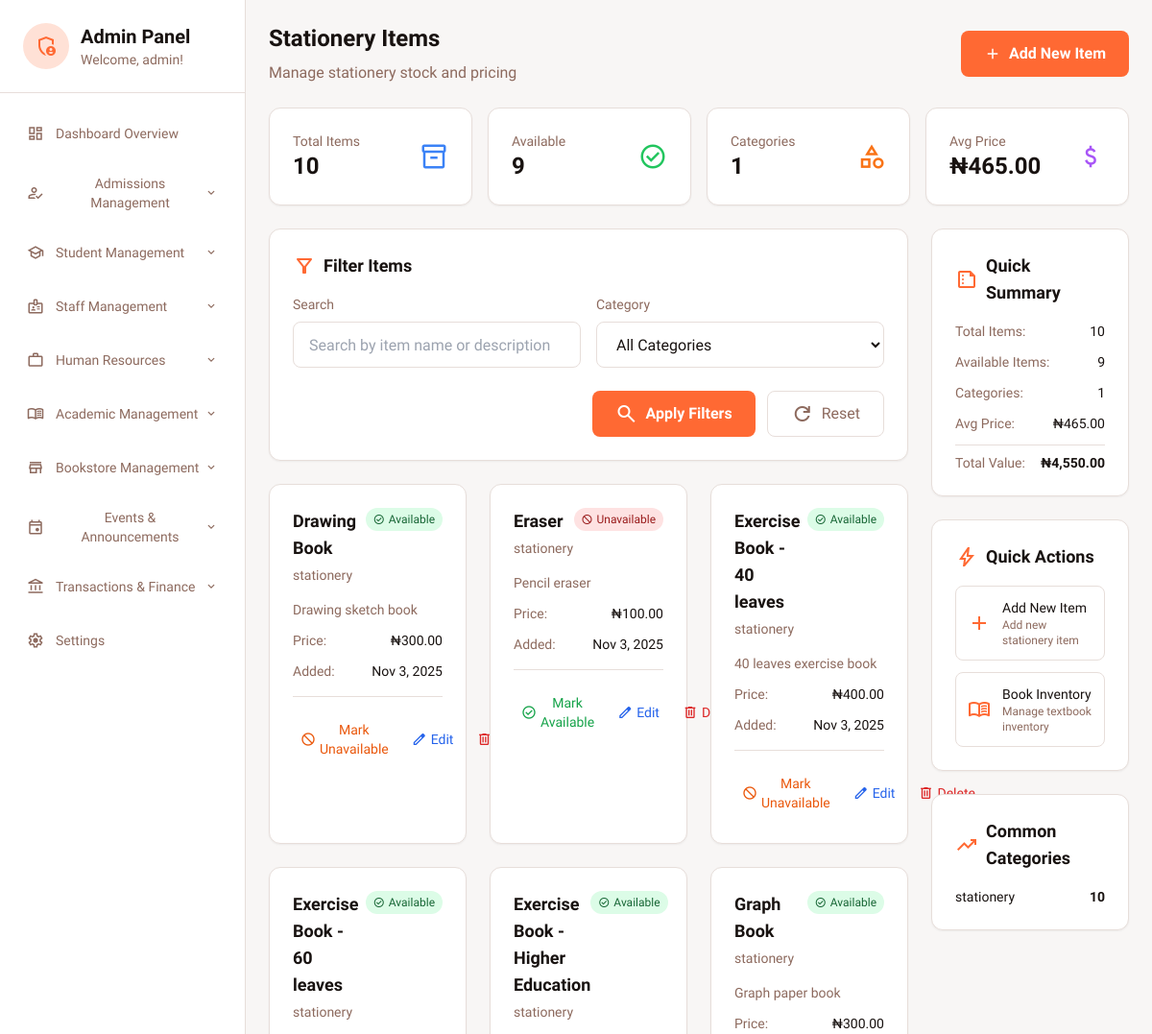
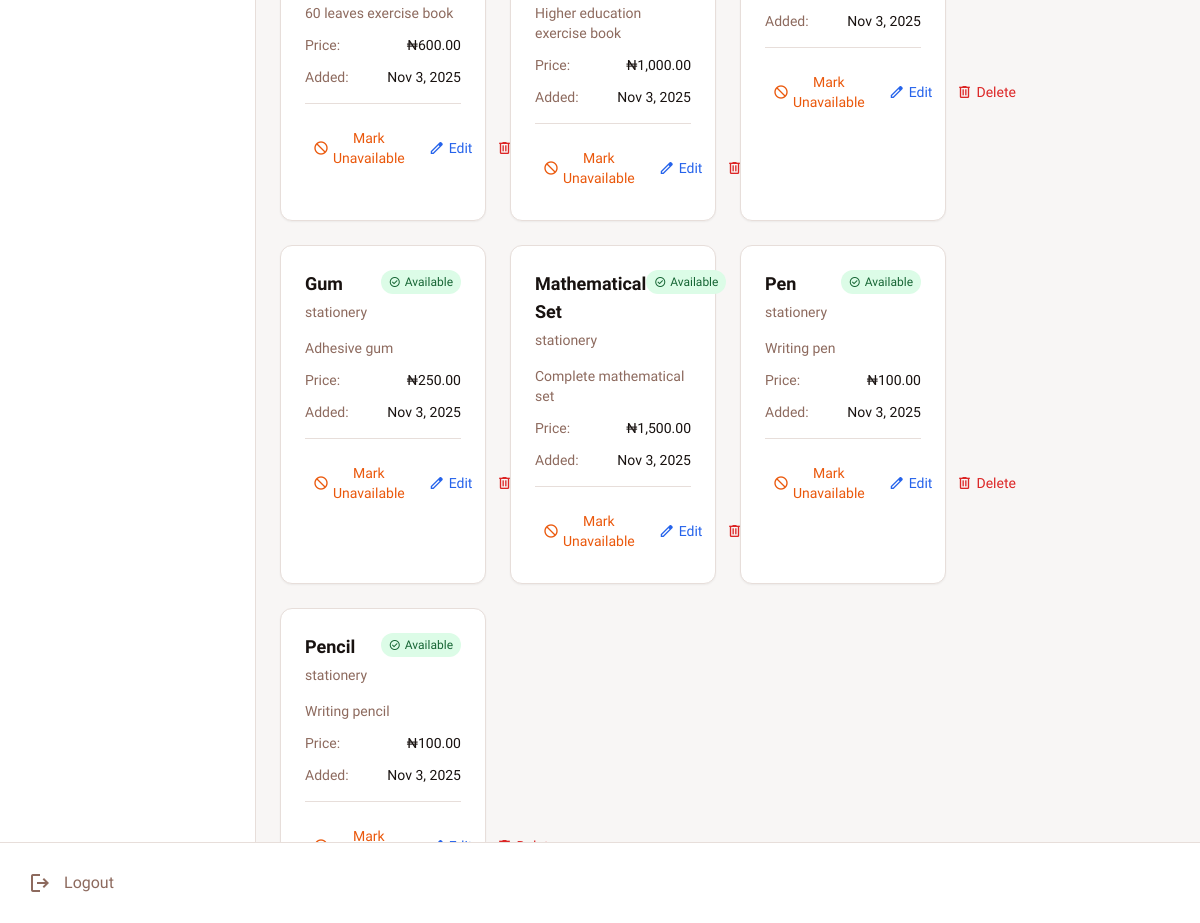
Screenshot of /admin_dashboard.php?page=stationery (signed in) with the database file from the repository (2 pictures, top to bottom).
### tables this page shows
CREATE TABLE `stationery_items` (
  `id` int(11) NOT NULL,
  `item_name` varchar(100) NOT NULL,
  `description` text DEFAULT NULL,
  `price` decimal(10,2) NOT NULL,
  `category` varchar(50) DEFAULT 'stationery',
  `stock_quantity` int(11) DEFAULT 0,
  `min_stock_level` int(11) DEFAULT 10,
  `is_available` tinyint(1) DEFAULT 1,
  `created_at` timestamp NOT NULL DEFAULT current_timestamp()
);

### stationery_content.php (the view, shortened to what this page needs)
<?php
$db = getDBConnection();
$search = isset($_GET['search']) ? sanitize($_GET['search']) : '';
$category_filter = isset($_GET['category']) ? $_GET['category'] : '';
$query = "SELECT * FROM stationery_items WHERE 1=1";
$params = [];
$query .= " ORDER BY category, item_name";
$stmt = $db->prepare($query);
$stmt->execute($params);
$stationery_items = $stmt->fetchAll();
$categories = $db->query("SELECT DISTINCT category FROM stationery_items WHERE category IS NOT NULL ORDER BY category")->fetchAll(PDO::FETCH_COLUMN);
$total_items = count($stationery_items);
$available_items = $db->query("SELECT COUNT(*) FROM stationery_items WHERE is_available = 1")->fetchColumn();
$total_categories = count($categories);
$average_price = $db->query("SELECT AVG(price) FROM stationery_items")->fetchColumn();
$total_value = $db->query("SELECT SUM(price) FROM stationery_items WHERE is_available = 1")->fetchColumn();
?>
<div class="mb-6">
    <div class="flex flex-col lg:flex-row lg:items-center lg:justify-between">
        <div>
            <h1 class="text-2xl font-bold text-[#181210] mb-2">Stationery Items</h1>
            <p class="text-[#8d6a5e]">Manage stationery stock and pricing</p>
        </div>
        <div class="mt-4 lg:mt-0">
            <button onclick="openAddStationeryModal()"
                    class="inline-flex items-center h-12 px-6 rounded-lg bg-[#ff6933] text-white font-bold hover:bg-[#ff6933]/90 transition-colors">
                <span class="material-symbols-outlined mr-2 text-lg">add</span>
                Add New Item
            </button>
        </div>
    </div>
</div>
<section class="grid grid-cols-1 md:grid-cols-2 lg:grid-cols-4 gap-4 mb-6">
    <div class="bg-white rounded-xl p-4 lg:p-6 shadow-sm border border-[#e7deda]">
        <div class="flex items-center justify-between">
            <div>
                <p class="text-sm text-[#8d6a5e]">Total Items</p>
                <p class="text-xl lg:text-2xl font-bold text-[#181210]"><?php echo $total_items; ?></p>
            </div>
            <span class="material-symbols-outlined text-2xl lg:text-3xl text-blue-500">inventory_2</span>
        </div>
    </div>
    <div class="bg-white rounded-xl p-4 lg:p-6 shadow-sm border border-[#e7deda]">
        <div class="flex items-center justify-between">
            <div>
                <p class="text-sm text-[#8d6a5e]">Available</p>
                <p class="text-xl lg:text-2xl font-bold text-[#181210]"><?php echo $available_items; ?></p>
            </div>
            <span class="material-symbols-outlined text-2xl lg:text-3xl text-green-500">check_circle</span>
        </div>
    </div>
    <div class="bg-white rounded-xl p-4 lg:p-6 shadow-sm border border-[#e7deda]">
        <div class="flex items-center justify-between">
            <div>
                <p class="text-sm text-[#8d6a5e]">Categories</p>
                <p class="text-xl lg:text-2xl font-bold text-[#181210]"><?php echo $total_categories; ?></p>
            </div>
            <span class="material-symbols-outlined text-2xl lg:text-3xl text-orange-500">category</span>
        </div>
    </div>
    <div class="bg-white rounded-xl p-4 lg:p-6 shadow-sm border border-[#e7deda]">
        <div class="flex items-center justify-between">
            <div>
                <p class="text-sm text-[#8d6a5e]">Avg Price</p>
                <p class="text-xl lg:text-2xl font-bold text-[#181210]">₦<?php echo number_format($average_price, 2); ?></p>
            </div>
            <span class="material-symbols-outlined text-2xl lg:text-3xl text-purple-500">attach_money</span>
        </div>
    </div>
</section>
<div class="grid grid-cols-1 lg:grid-cols-4 gap-6">
    <div class="lg:col-span-3">
        <section class="bg-white rounded-xl p-6 shadow-sm border border-[#e7deda] mb-6">
            <h3 class="text-lg font-bold text-[#181210] mb-4 flex items-center">
                <span class="material-symbols-outlined mr-2 text-[#ff6933]">filter_alt</span>
                Filter Items
            </h3>
            <form method="GET" class="grid grid-cols-1 md:grid-cols-4 gap-4">
                <div class="md:col-span-2">
                    <label class="block text-sm font-medium text-[#8d6a5e] mb-2">Search</label>
                    <input type="text" name="search" value="<?php echo htmlspecialchars($search); ?>"
                           class="w-full h-12 px-4 border border-[#e7deda] rounded-lg bg-white text-[#181210] focus:outline-none focus:border-[#ff6933]"
                           placeholder="Search by item name or description">
                </div>
                <div class="md:col-span-2">
                    <label class="block text-sm font-medium text-[#8d6a5e] mb-2">Category</label>
                    <select name="category" class="w-full h-12 px-4 border border-[#e7deda] rounded-lg bg-white text-[#181210] focus:outline-none focus:border-[#ff6933]">
                        <option value="all" <?php echo $category_filter === 'all' || empty($category_filter) ? 'selected' : ''; ?>>All Categories</option>
                    </select>
                </div>
                <div class="md:col-span-4 flex gap-3 justify-end pt-2">
                    <button type="submit"
                            class="h-12 px-6 rounded-lg bg-[#ff6933] text-white font-bold hover:bg-[#ff6933]/90 transition-colors flex items-center">
                        <span class="material-symbols-outlined mr-2">search</span>
                        Apply Filters
                    </button>
                    <a href="?page=stationery"
                       class="h-12 px-6 rounded-lg border border-[#e7deda] text-[#8d6a5e] hover:bg-[#f8f6f5] transition-colors flex items-center">
                        <span class="material-symbols-outlined mr-2">refresh</span>
                        Reset
                    </a>
                </div>
            </form>
        </section>
        <section>
            <?php if (empty($stationery_items)): ?>
                <div class="bg-white rounded-xl p-8 text-center shadow-sm border border-[#e7deda]">
                    <span class="material-symbols-outlined text-6xl text-[#8d6a5e] mb-4">inventory_2</span>
                    <h3 class="text-xl font-bold text-[#181210] mb-2">No Stationery Items Found</h3>
                    <p class="text-[#8d6a5e] mb-6"><?php echo !empty($search) || !empty($category_filter) ? 'Try adjusting your filters' : 'Get started by adding your first stationery item'; ?></p>
                    <?php if (empty($search) && empty($category_filter)): ?>
                        <button onclick="openAddStationeryModal()"
                                class="inline-flex items-center h-12 px-6 rounded-lg bg-[#ff6933] text-white font-bold hover:bg-[#ff6933]/90 transition-colors">
                            <span class="material-symbols-outlined mr-2">add</span>
                            Add First Item
                        </button>
                    <?php endif; ?>
                </div>
            <?php else: ?>
                <div class="grid grid-cols-1 md:grid-cols-2 lg:grid-cols-3 gap-6">
                    <?php foreach ($stationery_items as $item): ?>
                    <div class="bg-white rounded-xl p-6 shadow-sm border border-[#e7deda] hover:shadow-md transition-shadow">
                        <div class="flex justify-between items-start mb-4">
                            <div class="flex-1">
                                <h3 class="text-lg font-bold text-[#181210] mb-1"><?php echo htmlspecialchars($item['item_name']); ?></h3>
                                <p class="text-sm text-[#8d6a5e]"><?php echo htmlspecialchars($item['category'] ?: 'General'); ?></p>
                            </div>
                            <span class="inline-flex items-center px-2 py-1 rounded-full text-xs font-medium
                                <?php echo $item['is_available'] ? 'bg-green-100 text-green-800' : 'bg-red-100 text-red-800'; ?>">
                                <span class="material-symbols-outlined text-xs mr-1">
                                </span>
                                <?php echo $item['is_available'] ? 'Available' : 'Unavailable'; ?>
                            </span>
                        </div>
                        <div class="space-y-3 text-sm text-[#8d6a5e] mb-4">
                            <?php if ($item['description']): ?>
                            <div>
                                <p class="text-sm text-[#8d6a5e]"><?php echo htmlspecialchars($item['description']); ?></p>
                            </div>
                            <?php endif; ?>
                            <div class="flex justify-between">
                                <span>Price:</span>
                                <span class="font-medium text-[#181210]">₦<?php echo number_format($item['price'], 2); ?></span>
                            </div>
                            <div class="flex justify-between">
                                <span>Added:</span>
                                <span class="font-medium text-[#181210]"><?php echo date('M j, Y', strtotime($item['created_at'])); ?></span>
                            </div>
                        </div>
                        <div class="flex justify-between gap-2 border-t border-[#e7deda] pt-4">
                            <form method="POST" class="flex-1">
                                <button type="submit" name="toggle_availability"
                                        class="w-full flex items-center justify-center p-2 text-sm
                                            <?php echo $item['is_available'] ? 'text-orange-600 hover:bg-orange-50' : 'text-green-600 hover:bg-green-50'; ?>
                                            rounded-lg transition-colors">
                                    <span class="material-symbols-outlined text-base mr-1">
                                    </span>
                                    <?php echo $item['is_available'] ? 'Mark Unavailable' : 'Mark Available'; ?>
                                </button>
                            </form>
                            <button onclick="editStationery(<?php echo $item['id']; ?>)"
                                    class="flex-1 flex items-center justify-center p-2 text-sm text-blue-600 hover:bg-blue-50 rounded-lg transition-colors">
                                <span class="material-symbols-outlined text-base mr-1">edit</span>
                                Edit
                            </button>
                            <button onclick="confirmDelete(<?php echo $item['id']; ?>, '<?php echo htmlspecialchars($item['item_name']); ?>')"
                                    class="flex-1 flex items-center justify-center p-2 text-sm text-red-600 hover:bg-red-50 rounded-lg transition-colors">
                                <span class="material-symbols-outlined text-base mr-1">delete</span>
                                Delete
                            </button>
                        </div>
                    </div>
                    <?php endforeach; ?>
                </div>
            <?php endif; ?>
        </section>
    </div>
    <div class="space-y-6">
        <div class="bg-white rounded-xl p-6 shadow-sm border border-[#e7deda]">
            <h3 class="text-lg font-bold text-[#181210] mb-4 flex items-center">
                <span class="material-symbols-outlined mr-2 text-[#ff6933]">summarize</span>
                Quick Summary
            </h3>
            <div class="space-y-3 text-sm">
                <div class="flex justify-between">
                    <span class="text-[#8d6a5e]">Total Items:</span>
                    <span class="font-medium text-[#181210]"><?php echo $total_items; ?></span>
                </div>
                <div class="flex justify-between">
                    <span class="text-[#8d6a5e]">Available Items:</span>
                    <span class="font-medium text-[#181210]"><?php echo $available_items; ?></span>
                </div>
                <div class="flex justify-between">
                    <span class="text-[#8d6a5e]">Categories:</span>
                    <span class="font-medium text-[#181210]"><?php echo $total_categories; ?></span>
                </div>
                <div class="flex justify-between">
                    <span class="text-[#8d6a5e]">Avg Price:</span>
                    <span class="font-medium text-[#181210]">₦<?php echo number_format($average_price, 2); ?></span>
                </div>
                <div class="flex justify-between border-t border-[#e7deda] pt-2">
                    <span class="text-[#8d6a5e] font-medium">Total Value:</span>
                    <span class="font-bold text-[#181210]">₦<?php echo number_format($total_value, 2); ?></span>
                </div>
            </div>
        </div>
        <div class="bg-white rounded-xl p-6 shadow-sm border border-[#e7deda]">
            <h3 class="text-lg font-bold text-[#181210] mb-4 flex items-center">
                <span class="material-symbols-outlined mr-2 text-[#ff6933]">bolt</span>
                Quick Actions
            </h3>
            <div class="space-y-3">
                <button onclick="openAddStationeryModal()"
                       class="w-full flex items-center p-3 border border-[#e7deda] rounded-lg hover:border-[#ff6933] hover:bg-[#ff6933]/5 transition-colors text-left">
                    <span class="material-symbols-outlined mr-3 text-[#ff6933]">add</span>
                    <div>
                        <p class="text-sm font-medium text-[#181210]">Add New Item</p>
                        <p class="text-xs text-[#8d6a5e]">Add new stationery item</p>
                    </div>
                </button>
                <a href="?page=inventory"
                   class="flex items-center p-3 border border-[#e7deda] rounded-lg hover:border-[#ff6933] hover:bg-[#ff6933]/5 transition-colors">
                    <span class="material-symbols-outlined mr-3 text-[#ff6933]">menu_book</span>
                    <div>
                        <p class="text-sm font-medium text-[#181210]">Book Inventory</p>
                        <p class="text-xs text-[#8d6a5e]">Manage textbook inventory</p>
                    </div>
                </a>
            </div>
        </div>
        <div class="bg-white rounded-xl p-6 shadow-sm border border-[#e7deda]">
            <h3 class="text-lg font-bold text-[#181210] mb-4 flex items-center">
                <span class="material-symbols-outlined mr-2 text-[#ff6933]">trending_up</span>
                Common Categories
            </h3>
            <div class="space-y-3">
                <?php
                $category_counts = $db->query("SELECT category, COUNT(*) as count FROM stationery_items GROUP BY category ORDER BY count DESC LIMIT 5")->fetchAll();
                foreach ($category_counts as $category): ?>
                <div class="flex justify-between items-center">
                    <div class="flex-1">
                        <p class="text-sm font-medium text-[#181210]"><?php echo htmlspecialchars($category['category'] ?: 'General'); ?></p>
                    </div>
                    <div class="text-right">
                        <p class="text-sm font-bold text-[#181210]"><?php echo $category['count']; ?></p>
                    </div>
                </div>
                <?php endforeach; ?>
            </div>
        </div>
    </div>
</div>

### admin_dashboard.php (style rules this page uses)
body { font-family: 'Lexend', sans-serif; background-color: #f8f6f5; }

### rows the page displays
stationery_items: item_name "Drawing Book", category "stationery", is_available "Available", description "Drawing sketch book", price "300.00", created_at "Nov 3, 2025"
stationery_items: item_name "Eraser", category "stationery", is_available "Unavailable", description "Pencil eraser", price "100.00", created_at "Nov 3, 2025"
stationery_items: item_name "Exercise Book - 40 leaves", category "stationery", is_available "Available", description "40 leaves exercise book", price "400.00", created_at "Nov 3, 2025"
stationery_items: item_name "Exercise Book - 60 leaves", category "stationery", is_available "Available", description "60 leaves exercise book", price "600.00", created_at "Nov 3, 2025"
stationery_items: item_name "Exercise Book - Higher Education", category "stationery", is_available "Available", description "Higher education exercise book", price "1,000.00", created_at "Nov 3, 2025"
stationery_items: item_name "Graph Book", category "stationery", is_available "Available", description "Graph paper book", price "300.00", created_at "Nov 3, 2025"
stationery_items: item_name "Gum", category "stationery", is_available "Available", description "Adhesive gum", price "250.00", created_at "Nov 3, 2025"
stationery_items: item_name "Mathematical Set", category "stationery", is_available "Available", description "Complete mathematical set", price "1,500.00", created_at "Nov 3, 2025"
stationery_items: item_name "Pen", category "stationery", is_available "Available", description "Writing pen", price "100.00", created_at "Nov 3, 2025"
stationery_items: item_name "Pencil", category "stationery", is_available "Available", description "Writing pencil", price "100.00", created_at "Nov 3, 2025"

### other values shown
$_SESSION['first_name'] "admin"
$item['title'] "Dashboard Overview"
$item['title'] "Admissions Management"
$item['title'] "Student Management"
$item['title'] "Staff Management"
$item['title'] "Human Resources"
$item['title'] "Academic Management"
$item['title'] "Bookstore Management"
$item['title'] "Events & Announcements"
$item['title'] "Transactions & Finance"
$item['title'] "Settings"
$total_items "10"
$available_items "9"
$total_categories "1"
$average_price "465.00"
